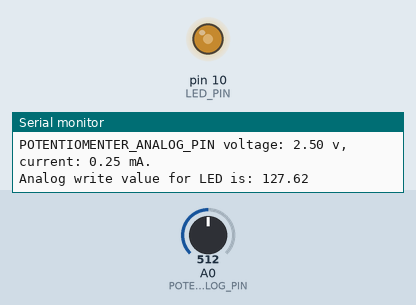
Recording of a sketch running on a simulated Arduino Uno, built with avr-gcc and run on an emulated ATmega328P. Shown: output pins drawn as LEDs (lit = HIGH), the last lines printed to the serial monitor. The test bench sets the inputs (shaded band); at power-on: A0 (POTENTIOMENTER_ANALOG_PIN) = 512.

Above: at 1.3 s.
1.4 s: A0 (POTENTIOMENTER_ANALOG_PIN) set to 716
At 1.9 s:
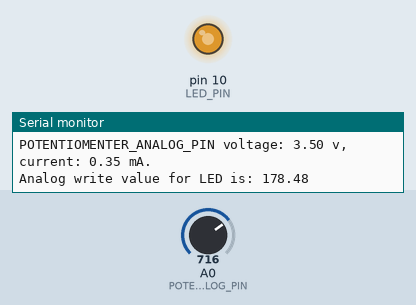
2.9 s: A0 (POTENTIOMENTER_ANALOG_PIN) set to 982
At 3.9 s:
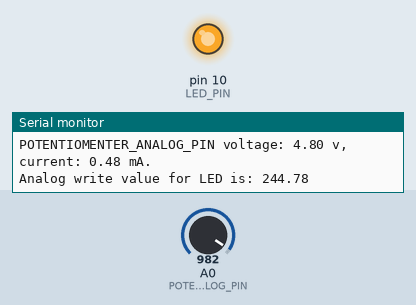
4.7 s: A0 (POTENTIOMENTER_ANALOG_PIN) set to 1015
At 5.9 s:
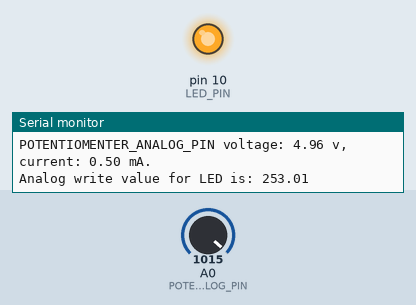
6.4 s: A0 (POTENTIOMENTER_ANALOG_PIN) set to 245
At 7.8 s:
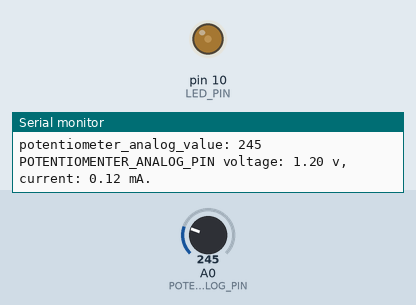
8.1 s: A0 (POTENTIOMENTER_ANALOG_PIN) set to 511
At 8.7 s:
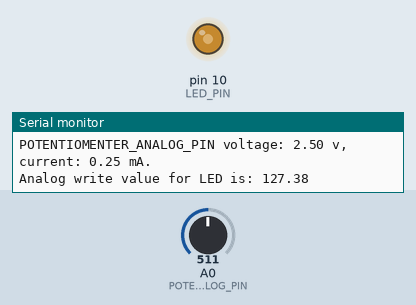
Timing chart, 0 to 10.8 s (numbered marks = the images above; inputs shaded):
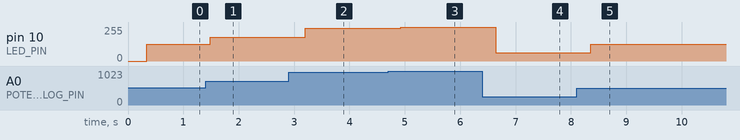

The sketch:

potentiometer-voltage-detection.ino
```cpp
/**
 * Basic potentiomenter control LED brightness demo
 *
 * Potentiometer has 2 resistors inside and it allows you to change the output voltage by turning the knob.
 *
 * `analogRead` let us to read from an analog value pin, it represents `0~1023` to map `0 ~ max volts`
 * on the board.
 *
 * By default, in Arduino UNO, default voltage is 5V, but you can use `analogReference` to change it.
 *
 * In this demo, our circuit looks like this:
 *
 * - Potentiomenter (10K), 5V and ground directly from the board. We use `A0` to read the live voltage.
 * - After get the live voltage, we use another analog pin write to LED's positive, control the brightness.
 */
 #include <stdio.h>

const uint8_t POTENTIOMENTER_ANALOG_PIN = A0;
const uint16_t POTENTIOMENTER_RESISTOR_OHMS_VALUE = 10000;

const uint16_t MAX_READ_ANALOG_VALUE = 1023;
const uint16_t MAX_WRITE_ANALOG_VALUE = 255;
const uint8_t ON_BOARD_VOLTAGE = 5;

const uint8_t LED_PIN = 10;

const char message[1024];

/**
 *
 */
float read_volts_from_analog_pin(uint8_t analog_pin) {
  uint16_t potentiometer_analog_value = analogRead(analog_pin);
  float read_value_per_unit = float(ON_BOARD_VOLTAGE) / float(MAX_READ_ANALOG_VALUE);

  sprintf(message, "potentiometer_analog_value: %d", potentiometer_analog_value);
  Serial.println(message);

  return (float)(potentiometer_analog_value * read_value_per_unit);
}

/**
 * I = V/R, and we want unit is `mA`
 */
 float calculate_current_by_volts(float *volts) {
  return (*volts / (float)POTENTIOMENTER_RESISTOR_OHMS_VALUE) * 1000;
 }

/**
 * Analog write value from `0 ~ MAX_WRITE_ANALOG_VALUE` which will map to `0 ~ ON_BOARD_VOLTAGE`
 */
 float calculate_led_analog_value_by_volts(float *volts) {
  float analog_write_per_unit = (float)MAX_WRITE_ANALOG_VALUE / (float)ON_BOARD_VOLTAGE;
  float value_to_write = *volts * analog_write_per_unit;
  Serial.print("Analog write value for LED is: ");
  Serial.println(value_to_write);
  return value_to_write;
 }

/**
 *
 */
void setup() {
  Serial.begin(9600);
  pinMode(POTENTIOMENTER_ANALOG_PIN, INPUT);

  sprintf (message, "[ Potentiomenter control LED brightness demo ]\nPotentiometer analog read PIN %d set to 'INPUT' mode.\nLED PIN %d set to 'OUTPTU' mode.\n", POTENTIOMENTER_ANALOG_PIN, LED_PIN);
  Serial.println(message);

  sprintf(message,
    "ON_BOARD_VOLTAGE: %d V\nMAX_READ_ANALOG_VALUE: %d\nMAX_WRITE_ANALOG_VALUE: %d\nLED_RESISTOR_OHMS_VALUE: %d OHMs\n",
    ON_BOARD_VOLTAGE,
    MAX_READ_ANALOG_VALUE,
    MAX_WRITE_ANALOG_VALUE,
    POTENTIOMENTER_RESISTOR_OHMS_VALUE
   );
   Serial.println(message);
}


/**
 *
 */
void loop() {
  float realtime_volts = read_volts_from_analog_pin(POTENTIOMENTER_ANALOG_PIN);
  float realtime_current = calculate_current_by_volts(&realtime_volts);

  Serial.print("\nPOTENTIOMENTER_ANALOG_PIN voltage: ");
  Serial.print(realtime_volts);
  Serial.print(" v, current: ");
  Serial.print(realtime_current);
  Serial.println(" mA.");

  // Now, we use voltage convert back to `0~255` and write it to the LED pin
  analogWrite(LED_PIN, calculate_led_analog_value_by_volts(&realtime_volts));

  delay(500);
}
```

Measured:
- after the input at 1.4 s, pin 10 (LED_PIN): 127/255 → 178/255 after 0.08 s
- after the input at 2.9 s, pin 10 (LED_PIN): 178/255 → 244/255 after 0.30 s
- after the input at 4.7 s, pin 10 (LED_PIN): 244/255 → 253/255 after 0.22 s
- after the input at 6.4 s, pin 10 (LED_PIN): 253/255 → 61/255 after 0.24 s
- after the input at 8.1 s, pin 10 (LED_PIN): 61/255 → 127/255 after 0.26 s
